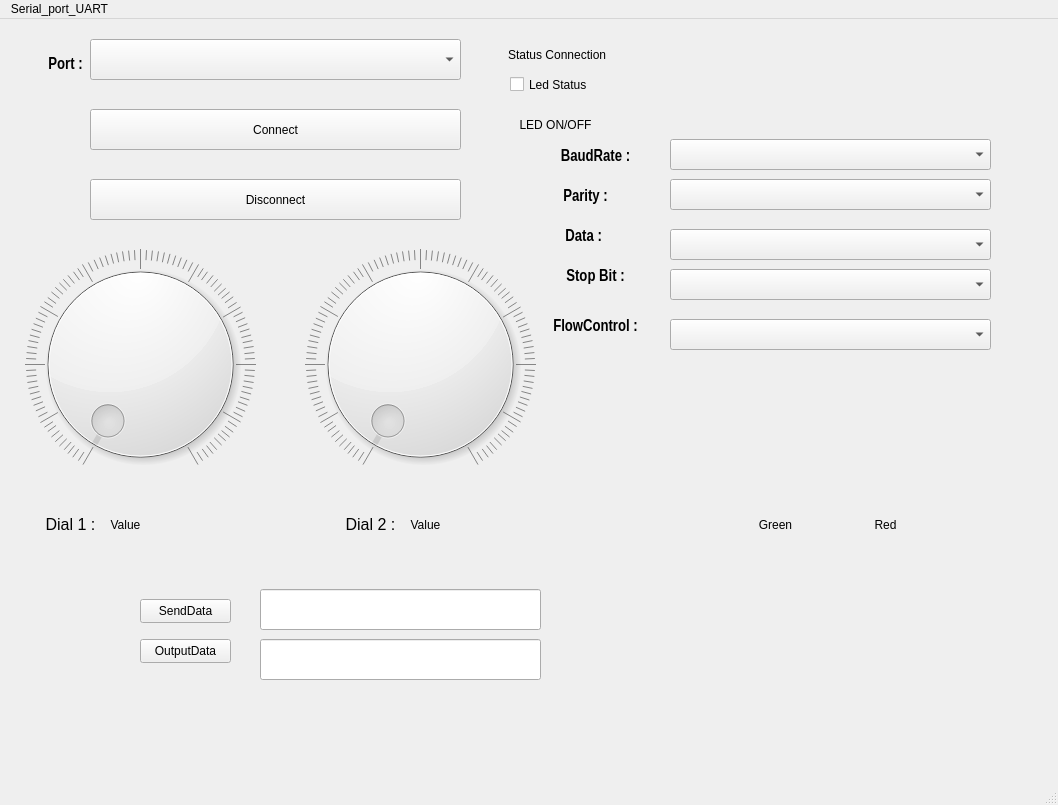
<?xml version="1.0" encoding="UTF-8"?>
<ui version="4.0">
 <class>MainWindow</class>
 <widget class="QMainWindow" name="MainWindow">
  <property name="geometry">
   <rect>
    <x>0</x>
    <y>0</y>
    <width>1058</width>
    <height>805</height>
   </rect>
  </property>
  <property name="windowTitle">
   <string>MainWindow</string>
  </property>
  <widget class="QWidget" name="centralwidget">
   <widget class="QComboBox" name="comboBox">
    <property name="geometry">
     <rect>
      <x>90</x>
      <y>20</y>
      <width>371</width>
      <height>41</height>
     </rect>
    </property>
   </widget>
   <widget class="QPushButton" name="Connect">
    <property name="geometry">
     <rect>
      <x>90</x>
      <y>90</y>
      <width>371</width>
      <height>41</height>
     </rect>
    </property>
    <property name="text">
     <string>Connect</string>
    </property>
    <property name="icon">
     <iconset theme="accessories-calculator"/>
    </property>
   </widget>
   <widget class="QCheckBox" name="checkBox">
    <property name="geometry">
     <rect>
      <x>510</x>
      <y>40</y>
      <width>121</width>
      <height>51</height>
     </rect>
    </property>
    <property name="font">
     <font>
      <family>Arial</family>
     </font>
    </property>
    <property name="text">
     <string>Led Status</string>
    </property>
    <property name="iconSize">
     <size>
      <width>20</width>
      <height>20</height>
     </size>
    </property>
   </widget>
   <widget class="QDial" name="dial">
    <property name="geometry">
     <rect>
      <x>20</x>
      <y>230</y>
      <width>241</width>
      <height>231</height>
     </rect>
    </property>
    <property name="maximum">
     <number>100</number>
    </property>
    <property name="wrapping">
     <bool>false</bool>
    </property>
    <property name="notchesVisible">
     <bool>true</bool>
    </property>
   </widget>
   <widget class="QLabel" name="ledstatus">
    <property name="geometry">
     <rect>
      <x>490</x>
      <y>20</y>
      <width>131</width>
      <height>31</height>
     </rect>
    </property>
    <property name="font">
     <font>
      <family>Arial</family>
     </font>
    </property>
    <property name="text">
     <string> Status Connection</string>
    </property>
    <property name="alignment">
     <set>Qt::AlignCenter</set>
    </property>
   </widget>
   <widget class="QLabel" name="DialText">
    <property name="geometry">
     <rect>
      <x>70</x>
      <y>480</y>
      <width>111</width>
      <height>51</height>
     </rect>
    </property>
    <property name="font">
     <font>
      <family>Arial</family>
     </font>
    </property>
    <property name="text">
     <string>Value</string>
    </property>
    <property name="alignment">
     <set>Qt::AlignCenter</set>
    </property>
   </widget>
   <widget class="QPushButton" name="Disconnect">
    <property name="geometry">
     <rect>
      <x>90</x>
      <y>160</y>
      <width>371</width>
      <height>41</height>
     </rect>
    </property>
    <property name="text">
     <string>Disconnect</string>
    </property>
   </widget>
   <widget class="QLabel" name="ledonoff">
    <property name="geometry">
     <rect>
      <x>500</x>
      <y>80</y>
      <width>111</width>
      <height>51</height>
     </rect>
    </property>
    <property name="font">
     <font>
      <family>Arial</family>
     </font>
    </property>
    <property name="text">
     <string>LED ON/OFF</string>
    </property>
    <property name="alignment">
     <set>Qt::AlignCenter</set>
    </property>
   </widget>
   <widget class="QLineEdit" name="Input">
    <property name="geometry">
     <rect>
      <x>260</x>
      <y>570</y>
      <width>281</width>
      <height>41</height>
     </rect>
    </property>
    <property name="inputMask">
     <string/>
    </property>
    <property name="text">
     <string/>
    </property>
    <property name="alignment">
     <set>Qt::AlignCenter</set>
    </property>
   </widget>
   <widget class="QPushButton" name="SendData">
    <property name="geometry">
     <rect>
      <x>140</x>
      <y>580</y>
      <width>91</width>
      <height>24</height>
     </rect>
    </property>
    <property name="text">
     <string>SendData</string>
    </property>
   </widget>
   <widget class="QPushButton" name="OutputData">
    <property name="geometry">
     <rect>
      <x>140</x>
      <y>620</y>
      <width>91</width>
      <height>24</height>
     </rect>
    </property>
    <property name="text">
     <string>OutputData</string>
    </property>
   </widget>
   <widget class="QLineEdit" name="Output">
    <property name="geometry">
     <rect>
      <x>260</x>
      <y>620</y>
      <width>281</width>
      <height>41</height>
     </rect>
    </property>
    <property name="inputMask">
     <string/>
    </property>
    <property name="text">
     <string/>
    </property>
    <property name="alignment">
     <set>Qt::AlignCenter</set>
    </property>
   </widget>
   <widget class="QLabel" name="DialText_4">
    <property name="geometry">
     <rect>
      <x>10</x>
      <y>20</y>
      <width>111</width>
      <height>51</height>
     </rect>
    </property>
    <property name="font">
     <font>
      <family>Arial Narrow</family>
      <pointsize>12</pointsize>
      <bold>true</bold>
     </font>
    </property>
    <property name="text">
     <string>Port :</string>
    </property>
    <property name="alignment">
     <set>Qt::AlignCenter</set>
    </property>
   </widget>
   <widget class="QLabel" name="BaudRateText">
    <property name="geometry">
     <rect>
      <x>540</x>
      <y>130</y>
      <width>111</width>
      <height>51</height>
     </rect>
    </property>
    <property name="font">
     <font>
      <family>Arial Narrow</family>
      <pointsize>12</pointsize>
      <bold>true</bold>
     </font>
    </property>
    <property name="text">
     <string>BaudRate :</string>
    </property>
    <property name="alignment">
     <set>Qt::AlignHCenter|Qt::AlignTop</set>
    </property>
   </widget>
   <widget class="QLabel" name="ParityText">
    <property name="geometry">
     <rect>
      <x>530</x>
      <y>170</y>
      <width>111</width>
      <height>51</height>
     </rect>
    </property>
    <property name="font">
     <font>
      <family>Arial Narrow</family>
      <pointsize>12</pointsize>
      <bold>true</bold>
     </font>
    </property>
    <property name="text">
     <string>Parity :</string>
    </property>
    <property name="alignment">
     <set>Qt::AlignHCenter|Qt::AlignTop</set>
    </property>
   </widget>
   <widget class="QLabel" name="DataText">
    <property name="geometry">
     <rect>
      <x>530</x>
      <y>210</y>
      <width>111</width>
      <height>51</height>
     </rect>
    </property>
    <property name="font">
     <font>
      <family>Arial Narrow</family>
      <pointsize>12</pointsize>
      <bold>true</bold>
     </font>
    </property>
    <property name="text">
     <string>Data : </string>
    </property>
    <property name="alignment">
     <set>Qt::AlignHCenter|Qt::AlignTop</set>
    </property>
   </widget>
   <widget class="QLabel" name="StopBitsText">
    <property name="geometry">
     <rect>
      <x>540</x>
      <y>250</y>
      <width>111</width>
      <height>51</height>
     </rect>
    </property>
    <property name="font">
     <font>
      <family>Arial Narrow</family>
      <pointsize>12</pointsize>
      <bold>true</bold>
     </font>
    </property>
    <property name="text">
     <string>Stop Bit :</string>
    </property>
    <property name="alignment">
     <set>Qt::AlignHCenter|Qt::AlignTop</set>
    </property>
   </widget>
   <widget class="QLabel" name="FlowControlText">
    <property name="geometry">
     <rect>
      <x>540</x>
      <y>300</y>
      <width>111</width>
      <height>51</height>
     </rect>
    </property>
    <property name="font">
     <font>
      <family>Arial Narrow</family>
      <pointsize>12</pointsize>
      <bold>true</bold>
     </font>
    </property>
    <property name="text">
     <string>FlowControl :</string>
    </property>
    <property name="alignment">
     <set>Qt::AlignHCenter|Qt::AlignTop</set>
    </property>
   </widget>
   <widget class="QComboBox" name="Baud_rate">
    <property name="geometry">
     <rect>
      <x>670</x>
      <y>120</y>
      <width>321</width>
      <height>31</height>
     </rect>
    </property>
   </widget>
   <widget class="QComboBox" name="Parity">
    <property name="geometry">
     <rect>
      <x>670</x>
      <y>160</y>
      <width>321</width>
      <height>31</height>
     </rect>
    </property>
   </widget>
   <widget class="QComboBox" name="Data">
    <property name="geometry">
     <rect>
      <x>670</x>
      <y>210</y>
      <width>321</width>
      <height>31</height>
     </rect>
    </property>
   </widget>
   <widget class="QComboBox" name="Stop_bits">
    <property name="geometry">
     <rect>
      <x>670</x>
      <y>250</y>
      <width>321</width>
      <height>31</height>
     </rect>
    </property>
   </widget>
   <widget class="QComboBox" name="Flow_control">
    <property name="geometry">
     <rect>
      <x>670</x>
      <y>300</y>
      <width>321</width>
      <height>31</height>
     </rect>
    </property>
   </widget>
   <widget class="QDial" name="dial_2">
    <property name="geometry">
     <rect>
      <x>300</x>
      <y>230</y>
      <width>241</width>
      <height>231</height>
     </rect>
    </property>
    <property name="minimum">
     <number>0</number>
    </property>
    <property name="maximum">
     <number>100</number>
    </property>
    <property name="wrapping">
     <bool>false</bool>
    </property>
    <property name="notchesVisible">
     <bool>true</bool>
    </property>
   </widget>
   <widget class="QLabel" name="DialText_2">
    <property name="geometry">
     <rect>
      <x>370</x>
      <y>480</y>
      <width>111</width>
      <height>51</height>
     </rect>
    </property>
    <property name="font">
     <font>
      <family>Arial</family>
     </font>
    </property>
    <property name="text">
     <string>Value</string>
    </property>
    <property name="alignment">
     <set>Qt::AlignCenter</set>
    </property>
   </widget>
   <widget class="QLabel" name="label">
    <property name="geometry">
     <rect>
      <x>40</x>
      <y>490</y>
      <width>61</width>
      <height>31</height>
     </rect>
    </property>
    <property name="font">
     <font>
      <family>Arial</family>
      <pointsize>12</pointsize>
     </font>
    </property>
    <property name="text">
     <string>Dial 1 :</string>
    </property>
    <property name="alignment">
     <set>Qt::AlignCenter</set>
    </property>
   </widget>
   <widget class="QLabel" name="label_2">
    <property name="geometry">
     <rect>
      <x>340</x>
      <y>490</y>
      <width>61</width>
      <height>31</height>
     </rect>
    </property>
    <property name="font">
     <font>
      <family>Arial</family>
      <pointsize>12</pointsize>
     </font>
    </property>
    <property name="text">
     <string>Dial 2 :</string>
    </property>
    <property name="alignment">
     <set>Qt::AlignCenter</set>
    </property>
   </widget>
   <widget class="QLabel" name="ledGreen">
    <property name="geometry">
     <rect>
      <x>730</x>
      <y>480</y>
      <width>91</width>
      <height>51</height>
     </rect>
    </property>
    <property name="text">
     <string>Green</string>
    </property>
    <property name="alignment">
     <set>Qt::AlignCenter</set>
    </property>
   </widget>
   <widget class="QLabel" name="ledRed">
    <property name="geometry">
     <rect>
      <x>840</x>
      <y>480</y>
      <width>91</width>
      <height>51</height>
     </rect>
    </property>
    <property name="text">
     <string>Red</string>
    </property>
    <property name="alignment">
     <set>Qt::AlignCenter</set>
    </property>
   </widget>
   <zorder>dial</zorder>
   <zorder>comboBox</zorder>
   <zorder>Connect</zorder>
   <zorder>checkBox</zorder>
   <zorder>ledstatus</zorder>
   <zorder>DialText</zorder>
   <zorder>Disconnect</zorder>
   <zorder>ledonoff</zorder>
   <zorder>Input</zorder>
   <zorder>SendData</zorder>
   <zorder>OutputData</zorder>
   <zorder>Output</zorder>
   <zorder>DialText_4</zorder>
   <zorder>BaudRateText</zorder>
   <zorder>ParityText</zorder>
   <zorder>DataText</zorder>
   <zorder>StopBitsText</zorder>
   <zorder>FlowControlText</zorder>
   <zorder>Baud_rate</zorder>
   <zorder>Parity</zorder>
   <zorder>Data</zorder>
   <zorder>Stop_bits</zorder>
   <zorder>Flow_control</zorder>
   <zorder>dial_2</zorder>
   <zorder>DialText_2</zorder>
   <zorder>label</zorder>
   <zorder>label_2</zorder>
   <zorder>ledGreen</zorder>
   <zorder>ledRed</zorder>
  </widget>
  <widget class="QMenuBar" name="menubar">
   <property name="geometry">
    <rect>
     <x>0</x>
     <y>0</y>
     <width>1058</width>
     <height>21</height>
    </rect>
   </property>
   <widget class="QMenu" name="menuSerial_port_UART">
    <property name="title">
     <string>Serial_port_UART</string>
    </property>
   </widget>
   <addaction name="menuSerial_port_UART"/>
  </widget>
  <widget class="QStatusBar" name="statusbar"/>
 </widget>
 <resources/>
 <connections/>
</ui>
